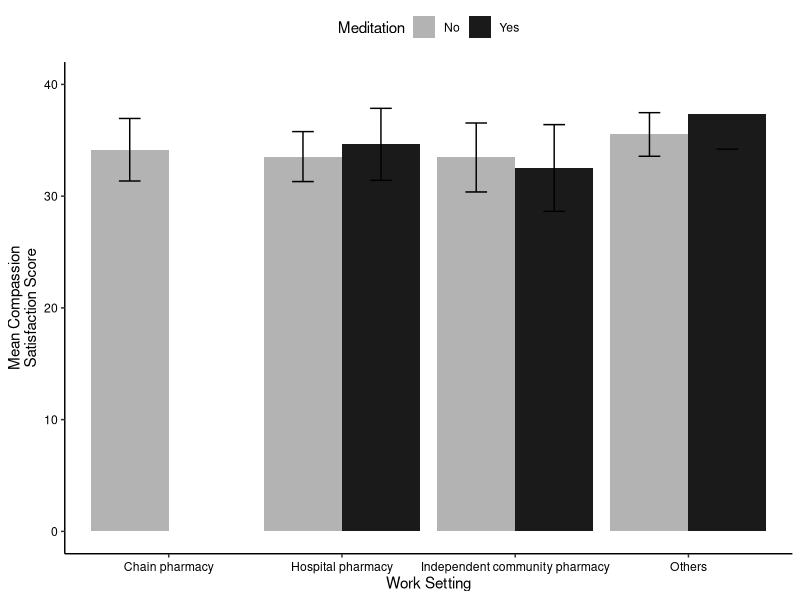

Write R code to recreate this figure.
# Load required libraries
library(ggplot2)
library(tidyverse)

# Create the dataset with actual standard errors
data <- data.frame(
  work_setting = rep(c("Chain pharmacy", "Hospital pharmacy", 
                       "Independent community pharmacy", "Others"), each = 2),
  Meditation = factor(rep(c("No", "Yes"), times = 4),
                      levels = c("No", "Yes")),
  CS = c(
    # Chain pharmacy
    34.154, NA,
    # Hospital pharmacy
    33.541, 34.637,
    # Independent community
    33.46, 32.521,
    # Others
    35.518, 37.379
  ),
  se = c(
    # Chain pharmacy
    2.798, NA,
    # Hospital pharmacy
    2.237, 3.222,
    # Independent community
    3.086, 3.879,
    # Others
    1.951, 3.178
  )
)

# Create the plot
ggplot(data, aes(x = work_setting, y = CS, fill = Meditation)) +
  geom_bar(stat = "identity", 
           position = position_dodge(width = 0.9),
           width = 0.9) +
  geom_errorbar(aes(ymin = CS - se, ymax = CS + se),
                position = position_dodge(width = 0.9),
                width = 0.25) +
  scale_fill_manual(values = c("No" = "grey70",
                               "Yes" = "grey10")) +
  labs(x = "Work Setting",
       y = "Mean Compassion\nSatisfaction Score",
       fill = "Meditation") +
  theme_classic() +
  theme(
    axis.text.x = element_text(angle = 0, vjust = 0.5),
    axis.text = element_text(color = "black"),
    legend.position = "top"
  ) +
  scale_y_continuous(limits = c(0, 40))